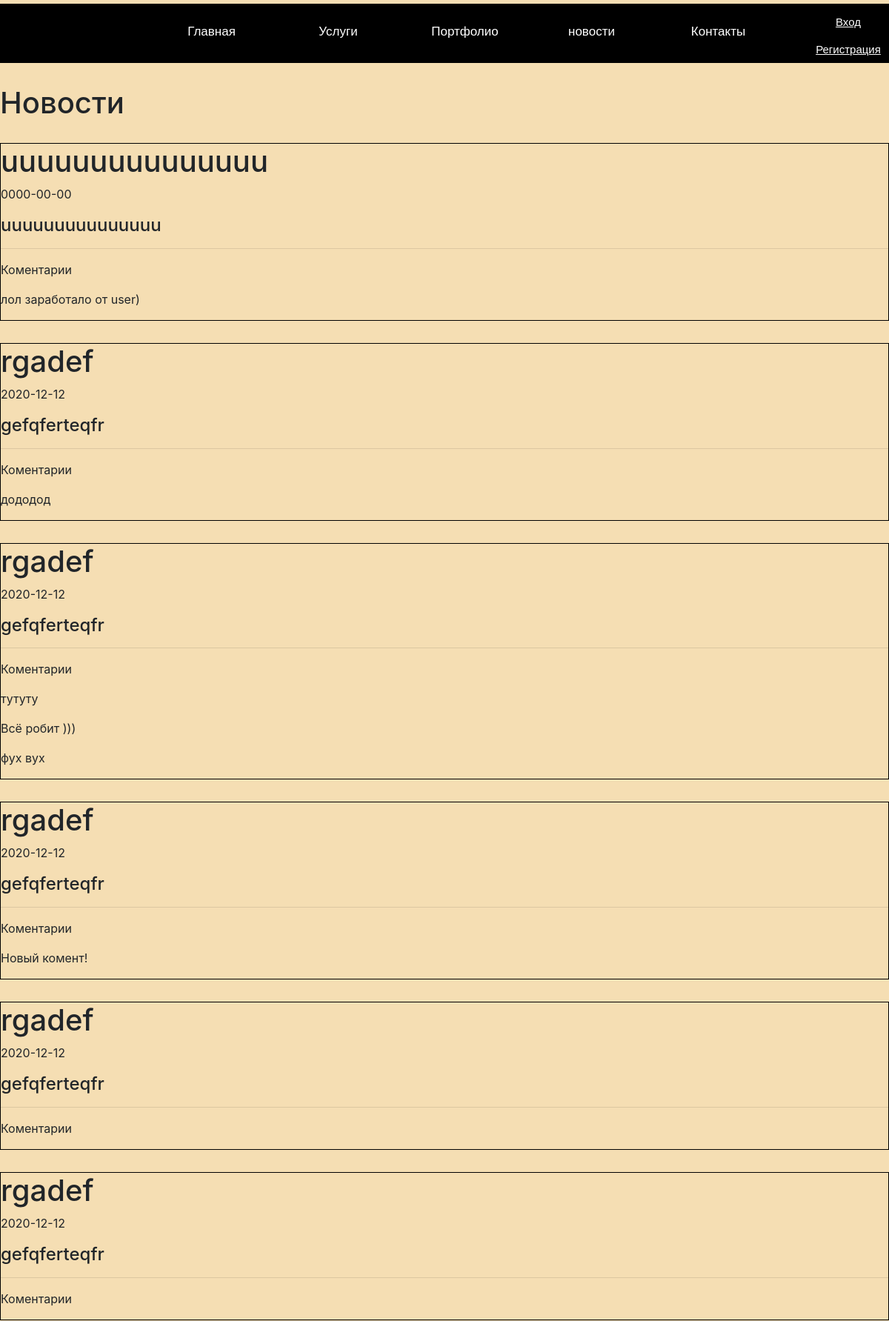
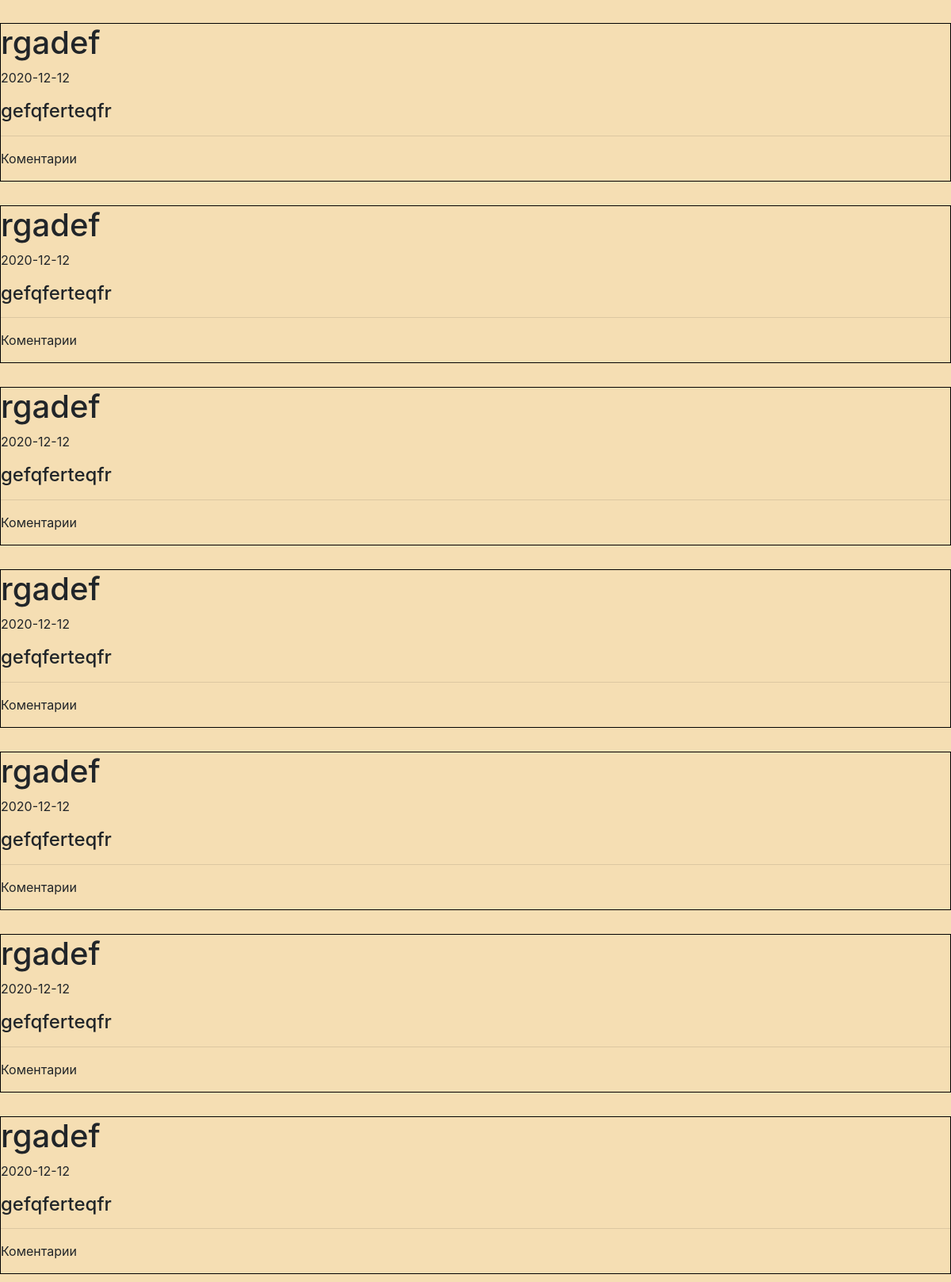
Page /news (upper part) on the committed database (2 pictures, top to bottom).
### tables this page shows
CREATE TABLE `news` (
  `id` int(11) NOT NULL,
  `date` date NOT NULL,
  `title` varchar(50) NOT NULL,
  `content` varchar(500) NOT NULL
);

CREATE TABLE `comments` (
  `id_comments` int(11) NOT NULL,
  `id_news` int(11) NOT NULL,
  `id_user` int(11) NOT NULL,
  `content` text NOT NULL
);

### application/core/view.php (called while the page is built, shortened)
<?php
class View
{
    function generate($content_view, $template_view, $data = null)
    {
        include 'application/views/'.$template_view;
    }
}
?>

### application/controllers/controller_news.php (called while the page is built, shortened)
<?php
class Controller_News extends Controller
{
    function __construct()
    {
        $this->view = new View();
    }
    function action_index()
    {
        $model = new Model_News();
        $data_news = $model->get_data("news");
        $data_comment = $model->get_data("comments");
        $data = [$data_news,$data_comment];
        $this->view->generate('news_view.php', 'template_view.php', $data);
    }
}
?>

### application/bootstrap.php (called while the page is built, shortened)
<?php
    require_once 'core/model.php';
    require_once 'core/view.php';
    Route::start();
?>

### index.php (called while the page is built, shortened)
<?php
    require_once 'application/bootstrap.php';
?>

### application/core/model.php (called while the page is built)
<?php
class Model
{
    function __construct() {
        mysqli_set_charset($this -> link = new mysqli(
            'localhost',
            'root',
            '',
            'praktika_mvc'
        ), "utf8");
    }
}
?>

### application/models/model_news.php (called while the page is built, shortened)
<?php
    class Model_News extends Model
    {
        public function get_data($name_table)
        {
            return mysqli_query($this -> link, "SELECT * FROM `$name_table`");
        }
    }
?>

### application/views/news_view.php (the view, shortened to what this page needs)
<h1>Новости</h1>
<div>
    <?php
        for ($news_row = array(); $row = $data[0]->fetch_assoc(); $news_row[] = $row) ;
        for ($news_com = array(); $row = $data[1]->fetch_assoc(); $news_com[] = $row) ;
    ?>
    <?php for ($i = 0; $i < count($news_row); ++$i) { ?>
        <div class="news-block">
            <h1><?= $news_row[$i]['title']; ?></h1>
            <p><?= $news_row[$i]['date']; ?></p>
            <h4><?= $news_row[$i]['content']; ?></h4>
            <hr>
            <p>Коментарии</p>
            <div>
                <?php
                for ($j = 0; $j < count($news_com); ++$j) {
                    if($news_row[$i]['id'] == $news_com[$j]['id_news']){
                ?>
                        <p><?= $news_com[$j]['content'] ?></p>
                            <?php
                    }
                }
                ?>
            </div>
        </div>
    <?php } ?>
</div>

### css/style.css (style rules this page uses)
.news-block { border: 1px solid black; margin-top: 30px; margin-bottom: 20px; }
* { margin: 0; padding: 0; }

### rows in the picture
news: title "uuuuuuuuuuuuuuu", date "0000-00-00", content "uuuuuuuuuuuuuuu"
comments: content "лол заработало от user)"
news: title "rgadef", date "2020-12-12", content "gefqferteqfr"
comments: content "дододод"
news: title "rgadef", date "2020-12-12", content "gefqferteqfr"
comments: content "тутуту"
comments: content "Всё робит )))"
comments: content "фух вух"
news: title "rgadef", date "2020-12-12", content "gefqferteqfr"
comments: content "Новый комент!"
news: title "rgadef", date "2020-12-12", content "gefqferteqfr"
news: title "rgadef", date "2020-12-12", content "gefqferteqfr"
news: title "rgadef", date "2020-12-12", content "gefqferteqfr"
news: title "rgadef", date "2020-12-12", content "gefqferteqfr"
news: title "rgadef", date "2020-12-12", content "gefqferteqfr"
news: title "rgadef", date "2020-12-12", content "gefqferteqfr"
news: title "rgadef", date "2020-12-12", content "gefqferteqfr"
news: title "rgadef", date "2020-12-12", content "gefqferteqfr"
news: title "rgadef", date "2020-12-12", content "gefqferteqfr"
